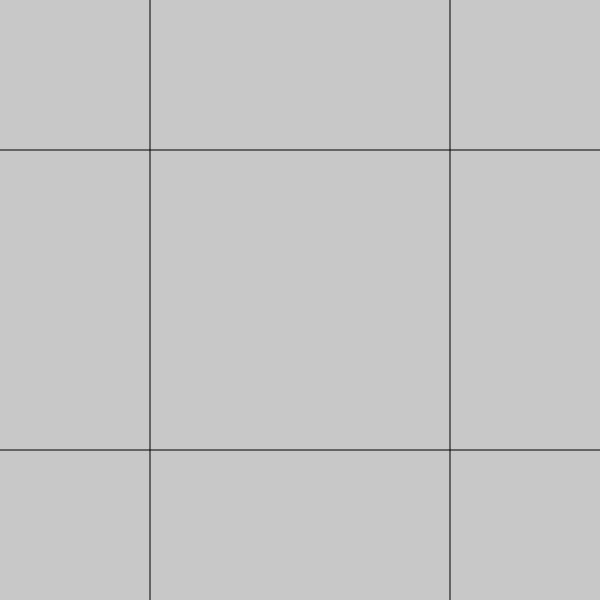
Frame 1 (no input)
Frame 60 (no input): identical to frame 1, image omitted
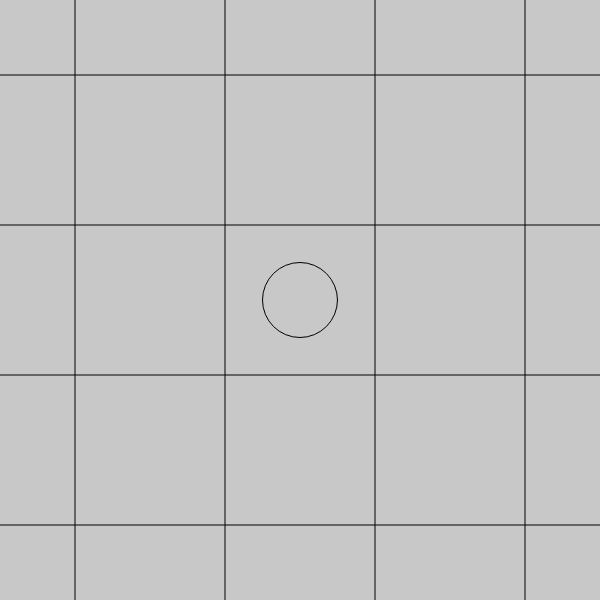
Frame 120 (the mouse pressed at the canvas centre since frame 60)

The p5.js sketch that drew these frames (run headless with seeded random() and noise() and a simulated clock; from frame 60 on, the mouse is pressed at the canvas centre):

// p5.js sketch
// ── sketch.js
var grid;
var active = true;

function setup() {
  createCanvas(600, 600);
  grid = new Grid();
  noFill();
}

function draw() {
  background(200);
  var squares = grid.maxSquares() + 2;
  var step = width / (2 + 2 * squares);
  
  // Grid
  stroke(0);
  for (var i = 0; i <= squares + 1; i++) {
    var z = (2 * i + 1) * step;
    line(z, 0, z, width);
    line(0, z, height, z);
  }
  
  var O = [];
  var X = [];
  // Shapes
  stroke(0);
  var w = 4 * step;
  for (var x = grid.xmin; x <= grid.xmax; x++) {
    var h = 4 * step;
    for (var y = grid.ymin; y <= grid.ymax; y++) {
      var v = grid.get(x, y);
      if (v === "o") {
        ellipse(w, h, step, step);
        addNeghbours(O, "o", x, y, w, h, step);
      } 
      else if (v === "x") {
        line(w - step / 2, h - step / 2,
            w + step / 2, h + step / 2);
        line(w + step / 2, h - step / 2,
            w - step / 2, h + step / 2);
        addNeghbours(X, "x", x, y, w, h, step);
      }
      h += 2 * step;
    }
    w += 2 * step;
  }
  
  stroke(255, 0, 0, 100);
  O.forEach(function(o) {
    line(o.x1, o.y1, o.x2, o.y2);
  });
  
  stroke(0, 255, 0, 100);
  X.forEach(function(x) {
    line(x.x1, x.y1, x.x2, x.y2);
  });
  
  // Mouse focus
  stroke(255);
  if (mouseX > step && mouseX < width - step &&
     mouseY > step && mouseY < height - step) {
    var x = floor((mouseX - step) / (2 * step));
    var y = floor((mouseY - step) / (2 * step)); 
    var gridX = x + grid.xmin - 1;    
    var gridY = y + grid.ymin - 1;
    if (grid.get(gridX, gridY) === undefined) {
        rect((2 * x + 1) * step, (2 * y + 1) * step, 2 * step, 2 * step);
    }
  }
}

function addNeghbours(a, v, x, y, w, h, step) {
  if (grid.get(x - 1, y - 1) === v)
    a.push({x1: w, y1: h, x2: w - 2*step, y2: h - 2*step});
  if (grid.get(x, y - 1) === v)
    a.push({x1: w, y1: h, x2: w, y2: h - 2* step});
  if (grid.get(x + 1, y - 1) === v)
    a.push({x1: w, y1: h, x2: w + 2*step, y2: h - 2*step});

  if (grid.get(x - 1, y) === v)
    a.push({x1: w, y1: h, x2: w - 2*step, y2: h});       
  if (grid.get(x + 1, y) === v)
    a.push({x1: w, y1: h, x2: w + 2*step, y2: h});       

  if (grid.get(x - 1, y + 1) === v)
    a.push({x1: w, y1: h, x2: w - 2*step, y2: h + 2*step});
  if (grid.get(x, y + 1) === v)
    a.push({x1: w, y1: h, x2: w, y2: h + 2* step});
  if (grid.get(x + 1, y + 1) === v)
    a.push({x1: w, y1: h, x2: w + 2*step, y2: h + 2*step});
}

function toSign(b) {
  if (b) return "o";
  return "x";
}
      
function mousePressed() {
  pressed = createVector(mouseX, mouseY);
  var squares = grid.maxSquares() + 2;
  var step = width / (2 + 2 * squares);
  if (mouseX > step && mouseX < width - step &&
     mouseY > step && mouseY < height - step) {
    var x = floor((mouseX - step) / (2 * step));
    var y = floor((mouseY - step) / (2 * step)); 
    var gridX = x + grid.xmin - 1;    
    var gridY = y + grid.ymin - 1;
    if (grid.get(gridX, gridY) === undefined) {
      grid.add(gridX, gridY, toSign(active));
      active = !active;
    }
  }
}
// ── grid.js
function Grid() {
  this.xmax = -1;
  this.xmin = 1;
  this.ymax = -1;
  this.ymin = 1;
  this.x = [];
}

Grid.prototype.maxSquares = function() {
  if (this.xmax == -1) return -1;
  return max(this.xmax - this.xmin, this.ymax - this.ymin) + 1;
}

Grid.prototype.add = function(x, y, v) {
  this.xmax = max(x, this.xmax);
  this.xmin = min(x, this.xmin);
  this.ymax = max(y, this.ymax);
  this.ymin = min(y, this.ymin);
  if (this.x[x] === undefined) {
    this.x[x] = [];    
  }
  this.x[x][y] = v;
}

Grid.prototype.get = function(x, y) {
  if (this.x[x]) return this.x[x][y];
}
